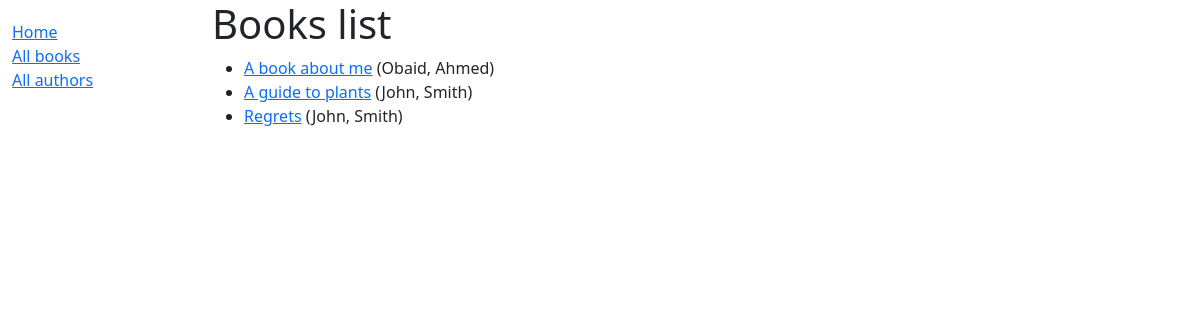
Before: /catalog/books/ with the older database file.
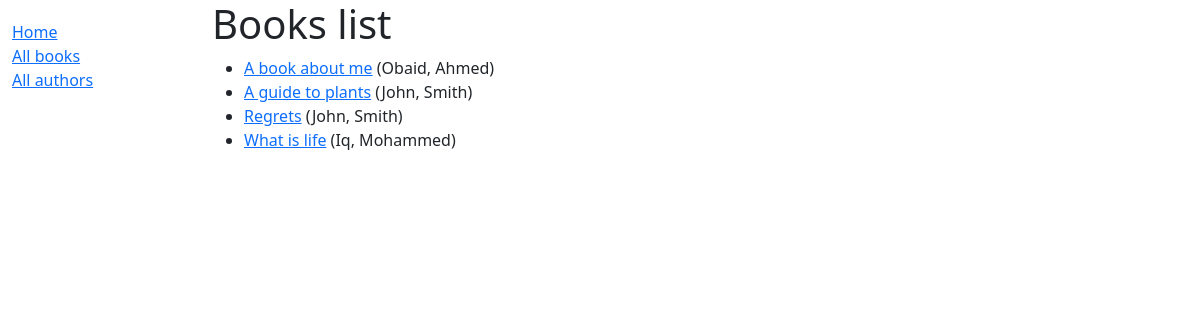
After: the same page with the newer database file.
### catalog/models.py (models this page shows, shortened)
class Book(models.Model):
    title = models.CharField(max_length=200) # title is a field of the Book model
    author = models.ForeignKey('Author', on_delete=models.SET_NULL, null=True,) # author is a field of the Book model
    summary = models.TextField(max_length=1000, help_text="Enter a brief description of the book")
    isbn = models.CharField('ISBN', max_length=13, help_text='13 Character <a href="https://www.isbn-international.org/content/what-isbn">ISBN number</a>')
    genre = models.ManyToManyField(Genre, help_text="Select a genre for this book") #many to many relationship because a book can have many genres and a genre can have many books
    language = models.CharField(max_length=3, choices=LANGUAGES, blank=True, default='en', help_text='Book language')
    def get_absolute_url(self): #the get_absolute_url method returns the url to access a particular instance of the model
        return reverse('book-detail', args=[str(self.id)])

class Author(models.Model):
    first_name = models.CharField(max_length=100)
    last_name = models.CharField(max_length=100)
    date_of_birth = models.DateField(null=True, blank=True)
    date_of_death = models.DateField('Died', null=True, blank=True)
    class Meta:
        ordering = ["last_name"]
    def __str__(self):
        return '%s, %s' % (self.last_name, self.first_name)

### catalog/views.py (the view)
# urls.py: path('books/', views.BookListView.as_view(), name='books'), #this is the path to the books page
class BookListView(generic.ListView):
    model = Book
    context_object_name = 'book_list'  # your own name for the list as a template variable
    template_name = 'books/book_list.html'  # Specify your own template name/location
    def get_queryset(self):
        return Book.objects.all()
    def get_context_data(self, **kwargs):
        context = super(BookListView, self).get_context_data(**kwargs)
        context['some_data'] = 'This is just some data'
        return context

### catalog/templates/catalog/book_list.html
{% extends "base_generic.html" %}
{% block content %}
    <h1> Books list </h1>
    {% if book_list %}
        <ul>
            {% for book in book_list %}
                <li>
                    <a href="{{ book.get_absolute_url }}">{{ book.title }}</a> ({{ book.author }})
                </li>
            {% endfor %}
        </ul>
    {% else %}
        <p> There are no books in the library</p>
    {% endif %}
{% endblock %}

### catalog/templates/base_generic.html (shortened to what this page needs)
<!DOCTYPE html>
<html lang="en">
<head>
  <link href="https://cdn.jsdelivr.net/npm/bootstrap@5.1.3/dist/css/bootstrap.min.css" rel="stylesheet">
  {% load static %}
  <link rel="stylesheet" href="{% static 'css/styles.css' %}">
</head>
<body>
  <div class="container-fluid">
    <div class="row">
      <div class="col-sm-2">
      {% block sidebar %}
        <ul class="sidebar-nav">
          <li><a href="{% url 'index' %}">Home</a></li>
          <li><a href="{% url 'books' %}">All books</a></li>
          <li><a href="{% url 'authors' %}">All authors</a></li>
        </ul>
     {% endblock %}
      </div>
      <div class="col-sm-10">{% block content %}{% endblock %}</div>
    </div>
  </div>
</body>
</html>

### catalog/static/css/styles.css (style rules this page uses)
.sidebar-nav { margin-top: 20px; padding: 0; list-style: none; }

Changed rows visible on the page:
added Book: title "What is life", author "Iq, Mohammed"
